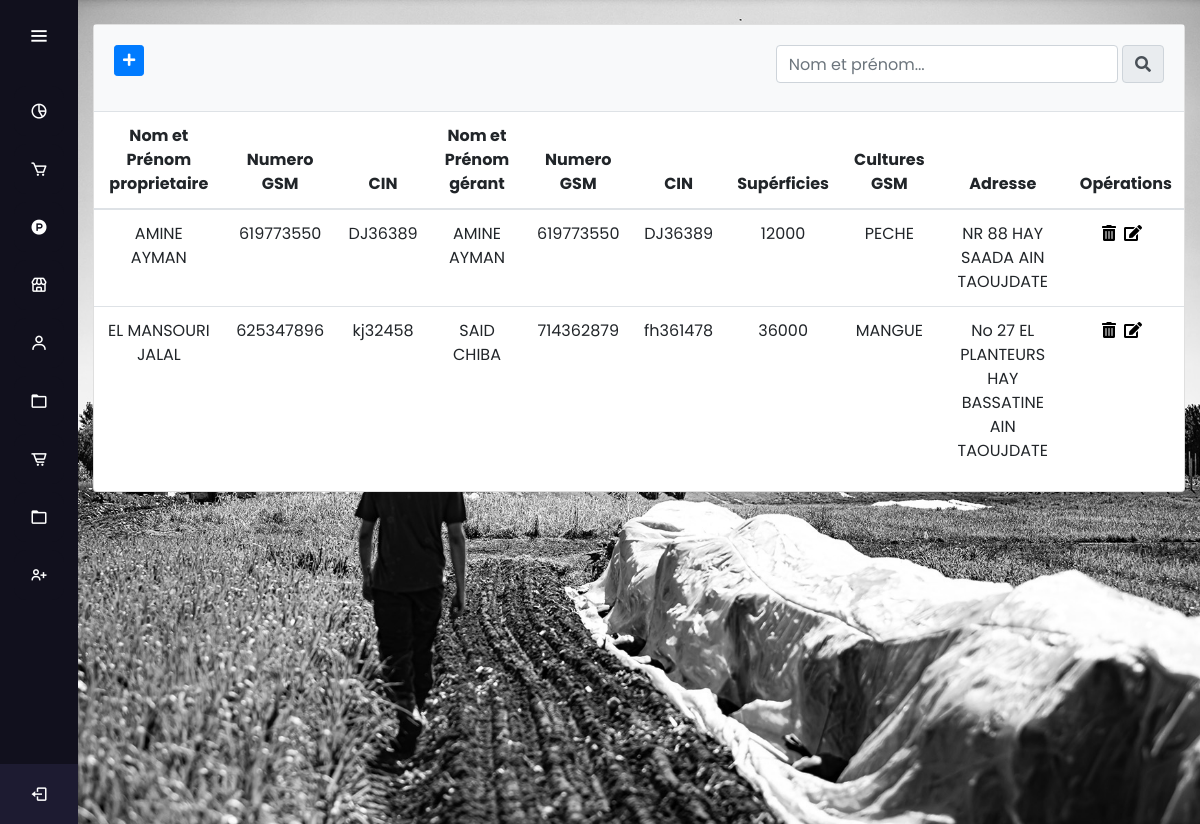
Screenshot of /clients (signed in) with the database file from the repository.
### tables this page shows
CREATE TABLE IF NOT EXISTS `client` (
  `nomcomplet_p` varchar(50) NOT NULL,
  `numerogsm_p` bigint(20) NOT NULL,
  `cin_p` varchar(50) NOT NULL,
  `nomcomplet_g` varchar(50) NOT NULL,
  `numerogsm_g` bigint(20) NOT NULL,
  `cin_g` varchar(50) NOT NULL,
  `supérficies` double NOT NULL,
  `cultures` varchar(50) NOT NULL,
  `adresse` varchar(100) NOT NULL,
  `id_client` int(11) NOT NULL AUTO_INCREMENT,
  PRIMARY KEY (`id_client`)
);

### controllers/HomeController.php (called while the page is built)
<?php
class HomeController{
	public function index($page){
		include('views/'.$page.'.php');
	}
}
?>

### autoload.php (called while the page is built, shortened)
<?php
function autoload($class_name){
	$array_paths = array(
		'database/',
		'app/classes/',
		'models/',
		'controllers/'
	);
	$parts = explode('\\',$class_name);
	$name = array_pop($parts);
	foreach($array_paths as $path){
		$file = sprintf($path.'%s.php',$name);
	}
}

### database/DB.php (called while the page is built)
<?php
class DB{
	static public function connect(){
		$db = new PDO("mysql:host=localhost;dbname=stock","root","");
		$db->exec("set names utf8");
		$db->setAttribute(PDO::ATTR_ERRMODE,PDO::ERRMODE_WARNING);
		return $db;
	}
}
?>

### models/Client.php (called while the page is built, shortened)
<?php
class Client {
	static public function getAll(){
		$stmt = DB::connect()->prepare('SELECT * FROM client');
		$stmt->execute();
		return $stmt->fetchAll();
	}
}

### controllers/ClientController.php (called while the page is built, shortened)
<?php
class ClientController{
	public function getAllClient(){
		$clients = Client::getAll();
		return $clients;
	}
}
?>

### views/clients.php (the view, shortened to what this page needs)
<?php
	if(isset($_POST['find'])){
		$data = new ClientController();
		$clients = $data->findClients();
	}else{
		$data = new ClientController();
		$clients = $data->getAllClient();
	}
?>
<div class="container">
	<div class="row my-4">
		<div class="col-md-12 mx-auto">
			<div class="card">
				<div class="card-body bg-light">
					<a href="<?php echo BASE_URL;?>addcl" class="btn btn-sm btn-primary mr-2 mb-2">
						<i class="fas fa-plus"></i>
					</a>
					<form method="post" class="float-right mb-2 d-flex flex-row">
    <input type="text" class="form-control" placeholder="Nom et prénom..." name="find" aria-label="Input group example" aria-describedby="btnGroupAddon">
  &nbsp;  <button class="input-group-text" id="btnGroupAddon" style="cursor:pointer;"><i class="fas fa-search"></i></button>
  </div>
                    <div class="table-responsive">
					<table class="table table-hover">
					<thead>
                                    <tr class="tm-bg-gray">
                                        <th scope="col" class="text-center">Nom et Prénom proprietaire</th>
                                        <th scope="col" class="text-center">Numero GSM</th>
                                        <th scope="col" class="text-center">CIN</th>
                                        <th scope="col" class="text-center">Nom et Prénom gérant</th>
                                        <th scope="col" class="text-center">Numero GSM</th>
                                        <th scope="col" class="text-center">CIN</th>
                                        <th scope="col" class="text-center">Supérficies</th>
                                        <th scope="col" class="text-center">Cultures GSM</th>
                                        <th scope="col" class="text-center">Adresse</th>
                                        <th scope="col" class="text-center">Opérations</th>
                                    </tr>
                                </thead>
								<tbody>
                                     <?php foreach($clients as $client): ?>
                                    <tr>
                                        <td class="text-center"><?php echo $client['nomcomplet_p']; ?></td>
                                        <td class="text-center"><?php echo $client['numerogsm_p']; ?></td>
                                        <td class="text-center"><?php echo $client['cin_p']; ?></td>
                                        <td class="text-center"><?php echo $client['nomcomplet_g']; ?></td>
                                        <td class="text-center"><?php echo $client['numerogsm_g']; ?></td>
                                        <td class="text-center"><?php echo $client['cin_g']; ?></td>
                                        <td class="text-center"><?php echo $client['supérficies']; ?></td>
                                        <td class="text-center"><?php echo $client['cultures']; ?></td>
                                        <td class="text-center"><?php echo $client['adresse']; ?></td>
                                        <td class="formedit">
                                            <form method="post" action="deletecl" class="mr-2">
                                                 <button class="forumbtn"><i class="fas fa-trash-alt tm-trash-icon"></i></button>
                                            </form>
                                            <form method="post" action="updatecl" class="mr-2">
                                                 <button class="forumbtn"><i class="fas fa-edit"></i></button>
                                            </form>
                                       </td>
                                    </tr>
                                   <?php endforeach; ?>
                                </tbody>
					</table>
                    </div>
				</div>
			</div>
		</div>
	</div>

### css/moncss.css (style rules this page uses)
* { font-family: myfont; }
body { background-image: url(../img/back3.jpg); background-size: cover; background-repeat: no-repeat; background-position: center; background-attachment: fixed; }
.forumbtn { background: none; border: none; margin-top: -1px; cursor: pointer; }
.formedit { margin-top: -0.55px; display: flex; justify-content: center; align-items: center; }

### css/style.css (style rules this page uses)
* { margin: 0; padding: 0; box-sizing: border-box; font-family: "Poppins" , sans-serif; }

### rows the page displays
client: nomcomplet_p "AMINE AYMAN", numerogsm_p "619773550", cin_p "DJ36389", nomcomplet_g "AMINE AYMAN", numerogsm_g "619773550", cin_g "DJ36389", supérficies "12000", cultures "PECHE", adresse "NR 88 HAY SAADA AIN TAOUJDATE"
client: nomcomplet_p "EL MANSOURI JALAL", numerogsm_p "625347896", cin_p "kj32458", nomcomplet_g "SAID CHIBA", numerogsm_g "714362879", cin_g "fh361478", supérficies "36000", cultures "MANGUE", adresse "No 27 EL PLANTEURS HAY BASSATINE AIN TAOUJDATE"
